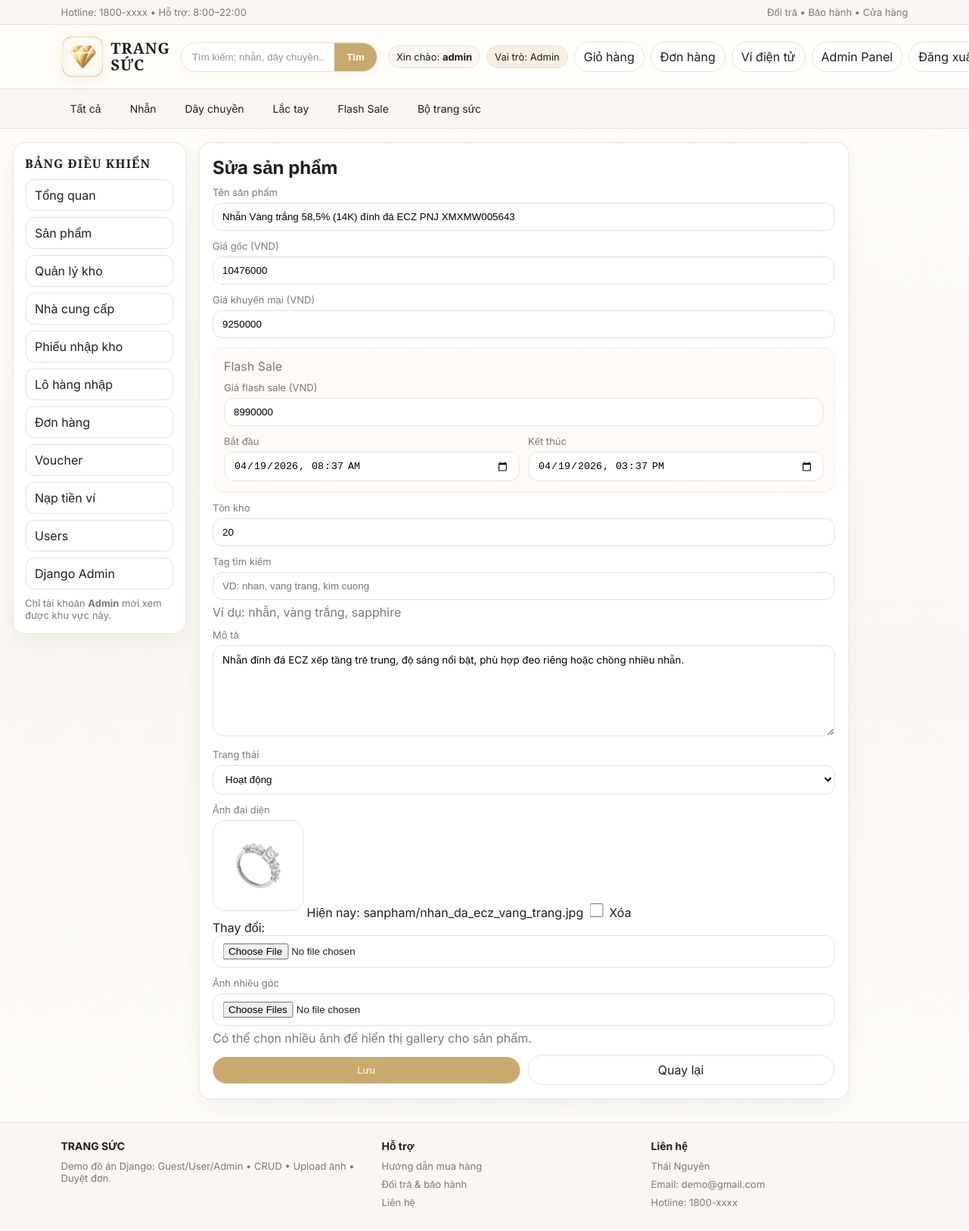
The page /admin-panel/san-pham/11/sua/ (signed in) on the database as committed earlier.
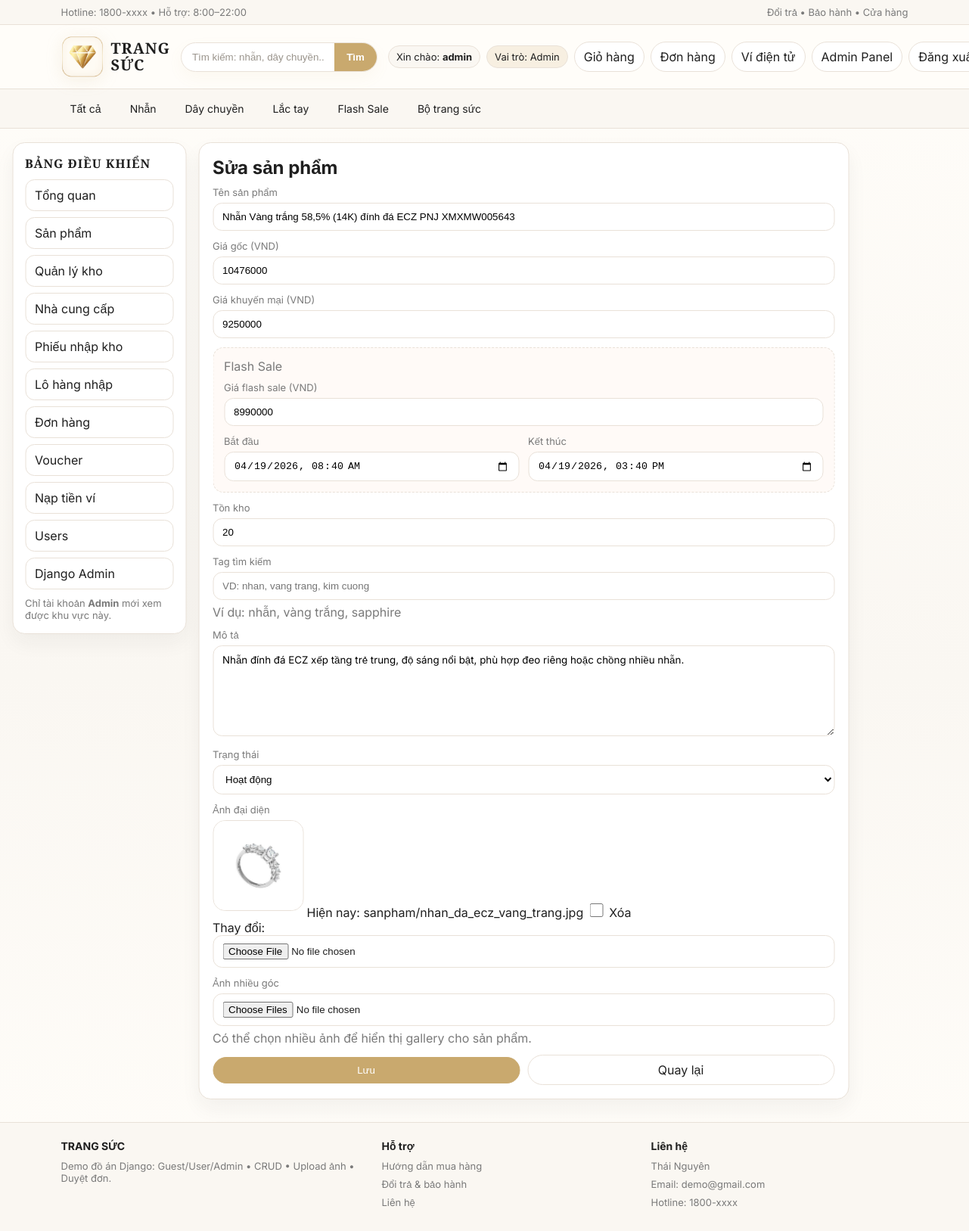
The same page on the database as committed later.
### shop/models.py (models this page shows, shortened)
class SanPham(models.Model):
    TRANG_THAI = [
        ("active", "Hoạt động"),
        ("inactive", "Ngừng kinh doanh"),
    ]
    ten = models.CharField(max_length=100)
    gia = models.IntegerField(default=0)
    gia_khuyen_mai = models.IntegerField(blank=True, null=True)
    flash_sale_price = models.IntegerField(blank=True, null=True)
    flash_sale_start = models.DateTimeField(blank=True, null=True)
    flash_sale_end = models.DateTimeField(blank=True, null=True)
    anh = models.ImageField(upload_to="sanpham/", blank=True, null=True)
    search_tags = models.CharField(max_length=255, blank=True, default="")
    mo_ta = models.TextField(blank=True, default="")
    ton_kho = models.IntegerField(default=10)
    trang_thai = models.CharField(max_length=20, choices=TRANG_THAI, default="active")
    @property
    def gallery_images(self):
        return self.images.filter(is_active=True).order_by("sort_order", "id")

### shop/views.py (the view, shortened to what this page needs)
# urls.py: path("admin-panel/san-pham/<int:sp_id>/sua/", views.admin_sanpham_edit, name="admin_sanpham_edit"),
@admin_required
def admin_sanpham_edit(request, sp_id):
    sp = get_object_or_404(SanPham, id=sp_id)
    form = SanPhamForm(request.POST or None, request.FILES or None, instance=sp)
    return render(request, "admin_sanpham_form.html", {"sp": sp, "mode": "edit", "form": form, "gallery_images": sp.gallery_images})

### templates/admin_sanpham_form.html (shortened to what this page needs)
{% extends "admin_base.html" %}
{% block admin_content %}
  <div class="card" style="padding:18px;max-width:860px;">
    <h2 style="margin:0 0 10px;">{% if mode == "edit" %}Sửa{% else %}Thêm{% endif %} sản phẩm</h2>
    <form method="post" enctype="multipart/form-data" style="display:grid;gap:12px;">
      <div><div class="label">Tên sản phẩm</div>{{ form.ten }}{{ form.ten.errors }}</div>
      <div><div class="label">Giá gốc (VND)</div>{{ form.gia }}{{ form.gia.errors }}</div>
      <div><div class="label">Giá khuyến mại (VND)</div>{{ form.gia_khuyen_mai }}{{ form.gia_khuyen_mai.errors }}</div>
      <div style="padding:14px;border:1px dashed var(--line);border-radius:14px;background:#fffaf7;">
        <div class="label" style="font-size:16px;margin-bottom:10px;">Flash Sale</div>
        <div style="display:grid;gap:12px;">
          <div><div class="label">Giá flash sale (VND)</div>{{ form.flash_sale_price }}{{ form.flash_sale_price.errors }}</div>
          <div style="display:grid;grid-template-columns:repeat(auto-fit,minmax(220px,1fr));gap:12px;">
            <div><div class="label">Bắt đầu</div>{{ form.flash_sale_start }}{{ form.flash_sale_start.errors }}</div>
            <div><div class="label">Kết thúc</div>{{ form.flash_sale_end }}{{ form.flash_sale_end.errors }}</div>
          </div>
        </div>
      </div>
      <div><div class="label">Tồn kho</div>{{ form.ton_kho }}{{ form.ton_kho.errors }}</div>
      <div><div class="label">Tag tìm kiếm</div>{{ form.search_tags }}{{ form.search_tags.errors }}<div class="muted" style="margin-top:6px;">Ví dụ: nhẫn, vàng trắng, sapphire</div></div>
      <div><div class="label">Mô tả</div>{{ form.mo_ta }}{{ form.mo_ta.errors }}</div>
      <div><div class="label">Trạng thái</div>{{ form.trang_thai }}{{ form.trang_thai.errors }}</div>
      <div>
        <div class="label">Ảnh đại diện</div>
        {% if sp and sp.anh %}<img src="{{ sp.anh.url }}" alt="" style="width:120px;height:120px;object-fit:cover;border-radius:16px;border:1px solid var(--line);margin-bottom:8px;">{% endif %}
        {{ form.anh }}{{ form.anh.errors }}
      </div>
      <div>
        <div class="label">Ảnh nhiều góc</div>
        {{ form.gallery_images }}{{ form.gallery_images.errors }}
        <div class="muted" style="margin-top:6px;">Có thể chọn nhiều ảnh để hiển thị gallery cho sản phẩm.</div>
      </div>
      <div class="row" style="gap:10px;flex-wrap:wrap;">
        <button class="btn primary" type="submit">Lưu</button>
        <a class="btn" href="{% url 'admin_sanpham_list' %}">Quay lại</a>
      </div>
    </form>
  </div>
{% endblock %}

Rows that differ between the two databases and show on the page:
changed SanPham "Nhẫn Vàng trắng 58,5% (14K) đính đá ECZ PNJ XMXMW005643": flash_sale_start "04/19/2026 08:37" → "04/19/2026 08:40"; flash_sale_end "04/19/2026 15:37" → "04/19/2026 15:40"
